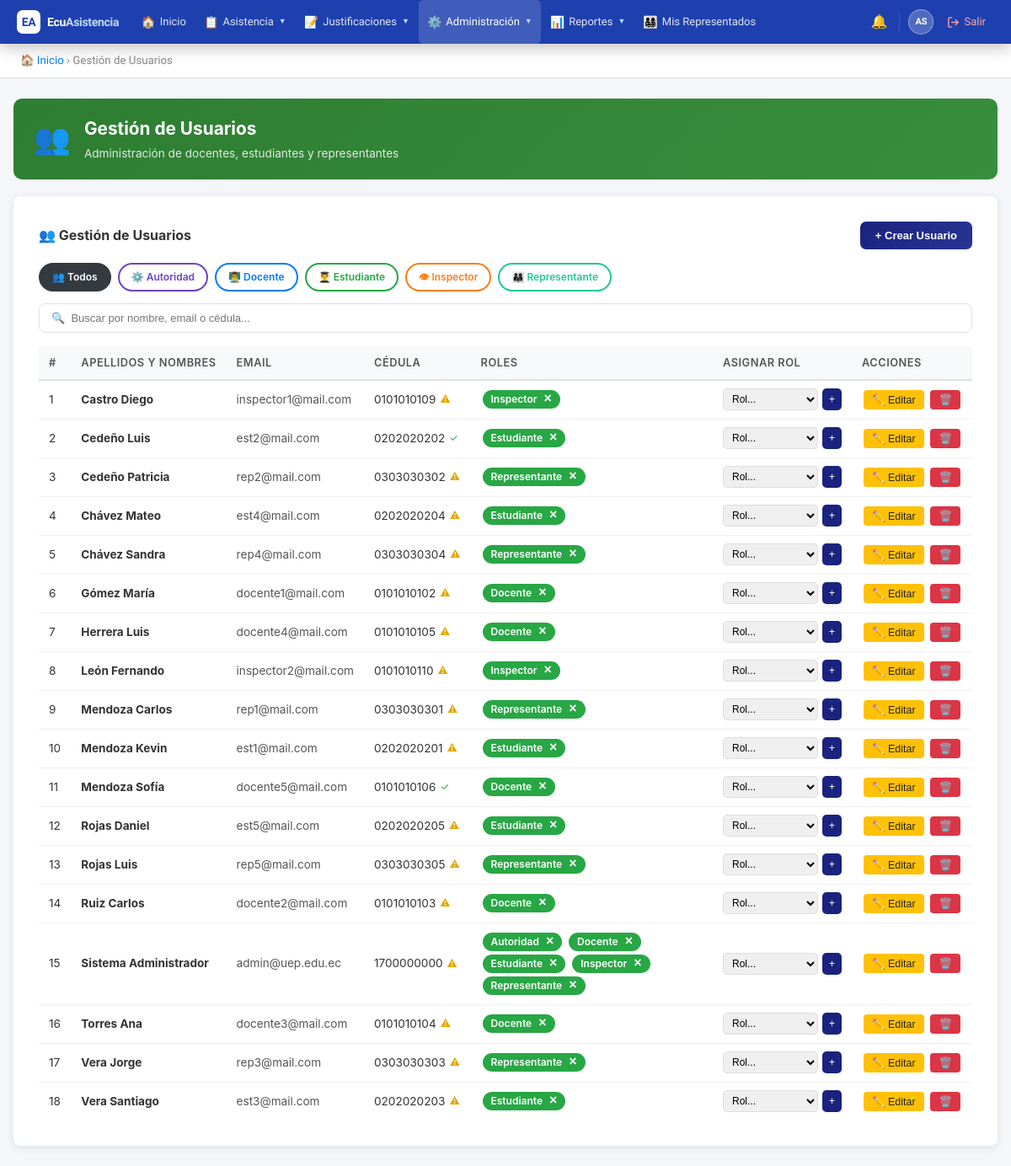
/public/?action=users (signed in), run on an earlier commit of the app's database.
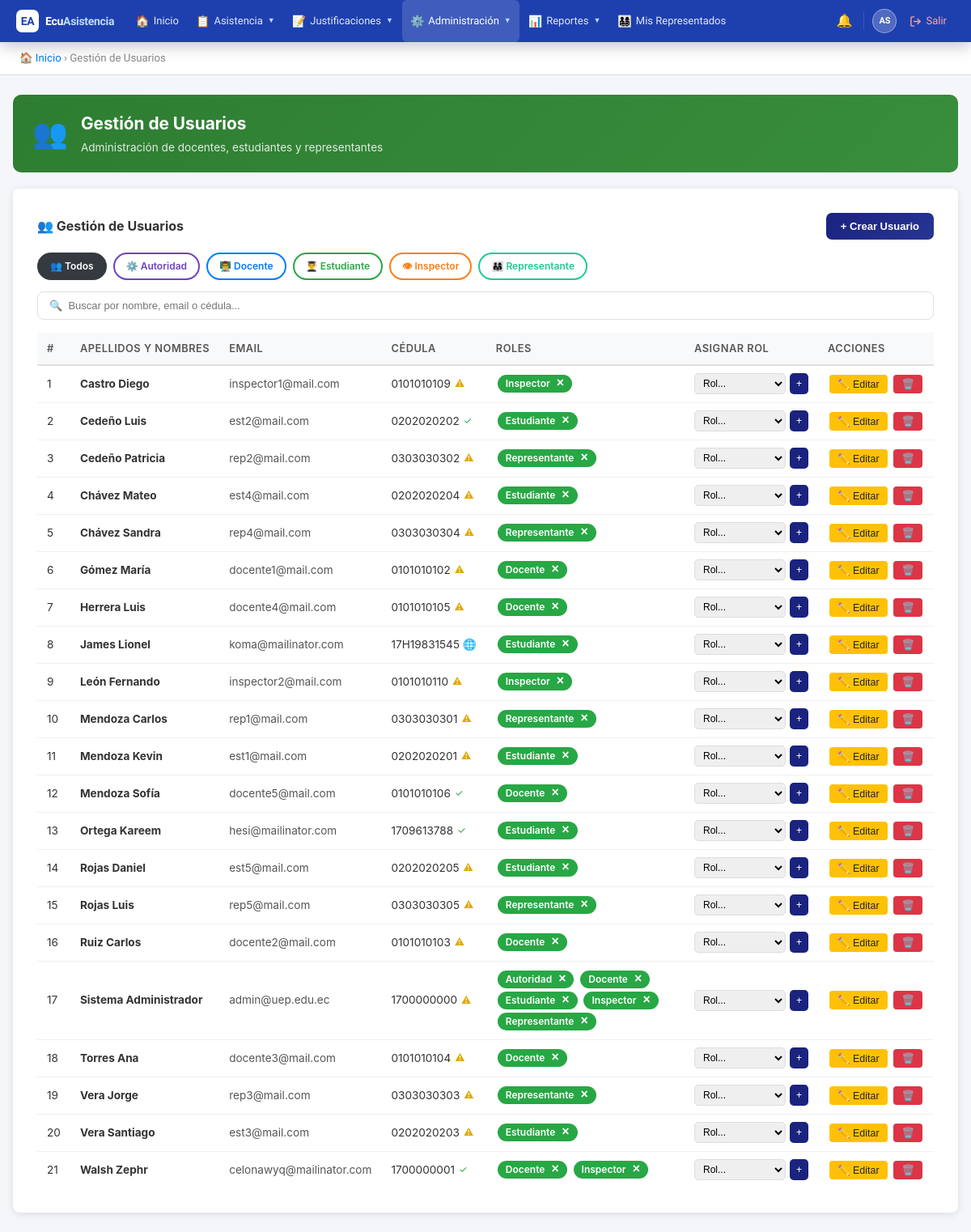
And on a later commit of the database.
### tables this page shows
CREATE TABLE `roles` (
  `id` int(11) NOT NULL AUTO_INCREMENT,
  `name` varchar(50) NOT NULL,
  `description` text DEFAULT NULL,
  `created_at` timestamp NOT NULL DEFAULT current_timestamp(),
  `updated_at` timestamp NOT NULL DEFAULT current_timestamp() ON UPDATE current_timestamp(),
  PRIMARY KEY (`id`),
  UNIQUE KEY `name` (`name`)
);

CREATE TABLE `users` (
  `id` int(11) NOT NULL AUTO_INCREMENT,
  `institution_id` int(11) NOT NULL,
  `username` varchar(50) NOT NULL,
  `email` varchar(100) NOT NULL,
  `password` varchar(255) NOT NULL,
  `first_name` varchar(100) NOT NULL,
  `last_name` varchar(100) NOT NULL,
  `dni` varchar(20) DEFAULT NULL,
  `phone` varchar(20) DEFAULT NULL,
  `reset_token` varchar(255) DEFAULT NULL,
  `reset_expires` datetime DEFAULT NULL,
  `is_active` tinyint(1) DEFAULT 1,
  `is_superadmin` tinyint(1) NOT NULL DEFAULT 0,
  `created_at` timestamp NOT NULL DEFAULT current_timestamp(),
  `updated_at` timestamp NOT NULL DEFAULT current_timestamp() ON UPDATE current_timestamp(),
  PRIMARY KEY (`id`),
  UNIQUE KEY `username` (`username`),
  UNIQUE KEY `email` (`email`),
  UNIQUE KEY `dni` (`dni`),
  KEY `institution_id` (`institution_id`),
  CONSTRAINT `users_ibfk_1` FOREIGN KEY (`institution_id`) REFERENCES `institutions` (`id`)
);

### controllers/UserController.php (called while the page is built, shortened)
<?php
require_once BASE_PATH . '/models/User.php';
require_once BASE_PATH . '/models/Role.php';
class UserController {
    private $userModel;
    private $roleModel;
    public function __construct() {
        $db = new Database();
        $this->userModel = new User($db);
        $this->roleModel = new Role($db);
    }
    public function index() {
        $users = $this->userModel->getAll();
        $roles = $this->roleModel->getAll();
        include BASE_PATH . '/views/users/index.php';
    }
}

### config/database.php (called while the page is built)
<?php
class Database {
    private $host = 'localhost';
    private $db = 'ecuasistencia2026_db';
    private $user = 'root';
    private $pass = '';
    private $charset = 'utf8mb4';
    private $pdo;
    public function connect() {
        if ($this->pdo === null) {
            $dsn = "mysql:host={$this->host};dbname={$this->db};charset={$this->charset}";
            $options = [
                PDO::ATTR_ERRMODE => PDO::ERRMODE_EXCEPTION,
                PDO::ATTR_DEFAULT_FETCH_MODE => PDO::FETCH_ASSOC,
                PDO::ATTR_EMULATE_PREPARES => false,
            ];
            try {
                $this->pdo = new PDO($dsn, $this->user, $this->pass, $options);
            } catch (PDOException $e) {
                die('Error de conexión: ' . $e->getMessage());
            }
        }
        return $this->pdo;
    }
}

### models/Role.php (called while the page is built, shortened)
<?php
class Role {
    private $db;
    public function __construct($database) {
        $this->db = $database->connect();
    }
    public function getAll() {
        $sql = "SELECT * FROM roles ORDER BY name";
        $stmt = $this->db->query($sql);
        return $stmt->fetchAll();
    }
}

### models/User.php (called while the page is built, shortened)
<?php
class User {
    public $db;
    public function __construct($database) {
        $this->db = $database->connect();
    }
    public function getAll() {
        $sql = "SELECT u.*, GROUP_CONCAT(r.name) as roles
                FROM users u
                LEFT JOIN user_roles ur ON u.id = ur.user_id
                LEFT JOIN roles r ON ur.role_id = r.id
                WHERE u.institution_id = :institution_id
                GROUP BY u.id
                ORDER BY u.last_name, u.first_name";
        $stmt = $this->db->prepare($sql);
        $stmt->execute([':institution_id' => $_SESSION['institution_id']]);
        return $stmt->fetchAll();
    }
}

### views/users/index.php (the view, shortened to what the rows shown need)
<!DOCTYPE html>
<html lang="es">
<head>
</head>
<body>
<?php include BASE_PATH . '/views/partials/navbar.php'; ?>
<div class="container">
    <div class="page-header" style="background:linear-gradient(135deg,#2e7d32,#388e3c);">
        <div>
            <h1>Gestión de Usuarios</h1>
        </div>
    </div>
    <div class="card">
        <div style="display:flex;justify-content:space-between;align-items:center;margin-bottom:16px;">
            <h2 style="font-size:16px;color:#333;">👥 Gestión de Usuarios</h2>
        </div>
        <?php
        $roleIcons  = ['docente'=>'👨‍🏫','estudiante'=>'👨‍🎓','inspector'=>'👁','autoridad'=>'⚙️','representante'=>'👨‍👩‍👧'];
        $roleColors = [
            'docente'      => ['active'=>'background:#007bff;color:white;border-color:#007bff;',      'outline'=>'color:#007bff;border-color:#007bff;'],
            'estudiante'   => ['active'=>'background:#28a745;color:white;border-color:#28a745;',      'outline'=>'color:#28a745;border-color:#28a745;'],
            'inspector'    => ['active'=>'background:#fd7e14;color:white;border-color:#fd7e14;',      'outline'=>'color:#fd7e14;border-color:#fd7e14;'],
            'autoridad'    => ['active'=>'background:#6f42c1;color:white;border-color:#6f42c1;',      'outline'=>'color:#6f42c1;border-color:#6f42c1;'],
            'representante'=> ['active'=>'background:#20c997;color:white;border-color:#20c997;',      'outline'=>'color:#20c997;border-color:#20c997;'],
        ];
        $currentFilter = $_GET['filter_role'] ?? '';
        ?>
        <div style="display:flex;gap:8px;flex-wrap:wrap;margin-bottom:14px;">
            <a href="?action=users" style="padding:6px 14px;border-radius:20px;text-decoration:none;font-size:12px;font-weight:600;border:2px solid;<?= $currentFilter==='' ? 'background:#343a40;color:white;border-color:#343a40;' : 'color:#343a40;border-color:#343a40;background:white;' ?>">👥 Todos</a>
            <?php foreach($roles as $role):
                $rn=$role['name']; $ico=$roleIcons[$rn]??'👤';
                $col=$roleColors[$rn]??['active'=>'background:#007bff;color:white;border-color:#007bff;','outline'=>'color:#007bff;border-color:#007bff;'];
                $isActive=($currentFilter===$rn); ?>
            <a href="?action=users&filter_role=<?= $rn ?>" style="padding:6px 14px;border-radius:20px;text-decoration:none;font-size:12px;font-weight:600;border:2px solid;<?= $isActive?$col['active']:$col['outline'].'background:white;' ?>">
                <?= $ico ?> <?= ucfirst($rn) ?>
            </a>
            <?php endforeach; ?>
        </div>
        <table id="usersTable">
            <thead>
                <tr>
                    <th style="width:36px;">#</th>
                    <th>Apellidos y Nombres</th>
                    <th>Email</th>
                    <th>Cédula</th>
                    <th>Roles</th>
                    <th>Asignar Rol</th>
                    <th style="width:140px;">Acciones</th>
                </tr>
            </thead>
            <tbody>
            <?php
            $filteredUsers = $users;
            ?>
            <?php if(empty($filteredUsers)): ?>
                <tr><td colspan="7" style="text-align:center;padding:24px;color:#aaa;">No hay usuarios con este rol</td></tr>
            <?php else: ?>
                <?php $counter=1; foreach($filteredUsers as $user): ?>
                <tr data-search="<?= strtolower(htmlspecialchars($user['last_name'].' '.$user['first_name'].' '.$user['email'].' '.($user['dni']??''))) ?>">
                    <td><?= $counter++ ?></td>
                    <td><strong><?= htmlspecialchars($user['last_name'].' '.$user['first_name']) ?></strong></td>
                    <td style="color:#555;"><?= htmlspecialchars($user['email']) ?></td>
                    <td>
                        <?php
                        $dniRaw = $user['dni'] ?? '';
                        if($dniRaw === '') {
                            echo '—';
                        } elseif(ctype_digit($dniRaw) && strlen($dniRaw) === 10) {
                            $prov = (int)substr($dniRaw,0,2);
                            $tercer = (int)$dniRaw[2];
                            $coef=[2,1,2,1,2,1,2,1,2]; $suma=0;
                            for($i=0;$i<9;$i++){ $r=(int)$dniRaw[$i]*$coef[$i]; $suma+=$r>=10?$r-9:$r; }
                            $res=$suma%10; $dv=$res===0?0:10-$res;
                            $cedulaOk = ($prov>=1 && $prov<=24 && $tercer<6 && $dv===(int)$dniRaw[9]);
                            $icon = $cedulaOk
                                ? '<span title="Cédula verificada" style="color:#28a745;font-size:12px;margin-left:5px;vertical-align:middle;cursor:default;">✓</span>'
                                : '<span title="Cédula no verificada" style="color:#e0a800;font-size:12px;margin-left:5px;vertical-align:middle;cursor:help;">⚠</span>';
                            echo '<span style="display:inline-flex;align-items:center;gap:0;white-space:nowrap;">'.htmlspecialchars($dniRaw).$icon.'</span>';
                        } else {
                            echo '<span style="display:inline-flex;align-items:center;gap:4px;white-space:nowrap;">'.htmlspecialchars($dniRaw).' 🌐</span>';
                        }
                        ?>
                    </td>
                    <td>
                        <?php if($user['roles']):
                            $db2=new Database();
                            $stR=$db2->connect()->prepare("SELECT r.id,r.name FROM roles r INNER JOIN user_roles ur ON r.id=ur.role_id WHERE ur.user_id=:uid ORDER BY r.name");
                            $stR->execute([':uid'=>$user['id']]);
                            foreach($stR->fetchAll() as $rd): ?>
                            <span class="badge">
                                <?= ucfirst($rd['name']) ?>
                                <form method="POST" action="?action=remove_role<?= $currentFilter?'&filter_role='.$currentFilter:'' ?>" style="display:inline;" onsubmit="return confirmRemoveRole(event,'<?= ucfirst($rd['name']) ?>','<?= htmlspecialchars(addslashes($user['last_name'].' '.$user['first_name'])) ?>')">
                                    <button type="submit" class="btn-remove-role">×</button>
                                </form>
                            </span>
                        <?php endforeach; else: ?><em style="color:#bbb;font-size:12px;">Sin roles</em><?php endif; ?>
                    </td>
                    <td>
                        <form method="POST" action="?action=assign_role<?= $currentFilter?'&filter_role='.$currentFilter:'' ?>" style="display:inline-flex;gap:5px;">
                            <select name="role_id" required style="padding:4px 6px;font-size:12px;border-radius:5px;border:1px solid #ddd;">
                                <option value="">Rol...</option>
                            </select>
                            <button type="submit" style="padding:4px 8px;font-size:12px;background:#1a237e;color:white;border:none;border-radius:5px;cursor:pointer;">+</button>
                        </form>
                    </td>
                    <td class="action-buttons">
                        <button onclick="openEditModal(<?= $user['id'] ?>)" class="btn-warning btn-sm">✏️ Editar</button>
                        <form method="POST" action="?action=delete_user<?= $currentFilter?'&filter_role='.$currentFilter:'' ?>" style="display:inline;" onsubmit="return confirmDelete(event,'<?= htmlspecialchars(addslashes($user['last_name'].' '.$user['first_name'])) ?>',this)">
                            <button type="submit" class="btn-danger btn-sm">🗑️</button>
                        </form>
                    </td>
                </tr>
                <?php endforeach; ?>
            <?php endif; ?>
            </tbody>
        </table>
    </div>
</div>
</body>
</html>

What changed in the data, as far as the page shows it:
added users: last_name+first_name "James Lionel", email "koma@mailinator.com", dni "17H19831545", roles (name "Estudiante")
added users: last_name+first_name "Ortega Kareem", email "hesi@mailinator.com", dni "1709613788", roles (name "Estudiante")
added users: last_name+first_name "Walsh Zephr", email "celonawyq@mailinator.com", dni "1700000001", roles (name "Docente"), roles (name "Inspector")
